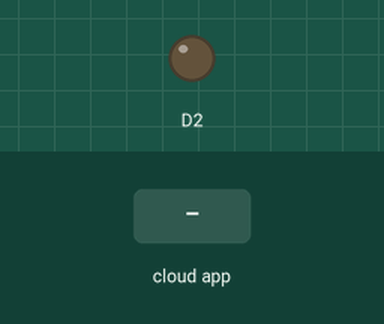
Simulated run of this sketch. Board: ESP8266 (NodeMCU). On the bench: output pins drawn as LEDs (lit = HIGH). The test bench sets the inputs (shaded band). WiFi joins after 1.5 s; servers stay silent unless stated; the Firebase database answers and starts empty; what the sketch prints to the serial monitor is not drawn.

Above: at 2.7 s.
2.8 s: the phone or cloud app sets lamp to 1
At 13.9 s:
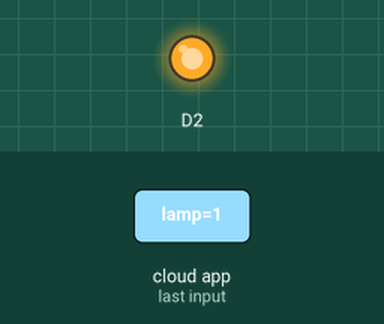
14.8 s: the phone or cloud app sets lamp to 0
At 25.9 s:
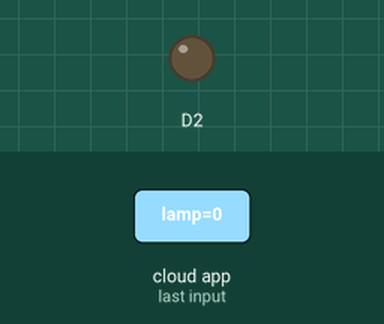
Timing chart, 0 to 27.4 s (numbered marks = the images above; inputs shaded):
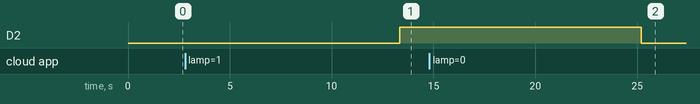

The sketch:

31_led.ino
```cpp
#include <ESP8266WiFi.h>
#include <FirebaseArduino.h>

// Set these to run example.
#define FIREBASE_HOST "nodemcu2-3ec0e-default-rtdb.firebaseio.com"
#define FIREBASE_AUTH "AmNXI0pdfVrguNBDuy6sp05DQA1XkdDWoy3Jr0zN"
#define WIFI_SSID "Xiaomi"
#define WIFI_PASSWORD "33355555"

String yer1="boş";
String yer2="boş";
String yer3="boş";
String yer4="boş";
String yer5="boş";
String yer6="boş";

void setup() {
  Serial.begin(9600);

  // connect to wifi.
  WiFi.begin(WIFI_SSID, WIFI_PASSWORD);
  Serial.print("connecting");
  while (WiFi.status() != WL_CONNECTED) {
    Serial.print(".");
    delay(500);
  }
  Serial.println();
  Serial.print("connected: ");
  Serial.println(WiFi.localIP());

  Firebase.begin(FIREBASE_HOST, FIREBASE_AUTH);


  pinMode(D2,OUTPUT);
}

void firebaseupt(){
  Firebase.setString("yer1",yer1);
  Firebase.setString("yer2",yer2);
  Firebase.setString("yer3",yer3);
  Firebase.setString("yer4",yer4);
  Firebase.setString("yer5",yer5);
  Firebase.setString("yer6",yer6);


}
void loop() {

  Serial.println("123-1");
  yer1="dolu";
  yer2="dolu";
  yer3="dolu";
  yer6="boş";


  firebaseupt();
  delay(3000);
  Serial.println("456-1");
  yer4="dolu";
  yer5="dolu";
  yer5="dolu";
  firebaseupt();
  delay(3000);

  Serial.println("hepsi-0");
  yer1="boş";
  yer2="boş";
  yer3="boş";
  yer4="boş";
  yer5="boş";
  yer6="boş";
  firebaseupt();
  delay(3000);

 if (Firebase.failed()) {
      Serial.print("yer:");
      Serial.println(Firebase.error());
      return;
  }

  String lampstatus=Firebase.getString("lamp");
  Serial.print("lamp: ");Serial.println(lampstatus);

  if(lampstatus=="1"){
    digitalWrite(D2,HIGH);
  }
  else if(lampstatus=="0"){
    digitalWrite(D2,LOW);

  }


}
```

Measured:
- after the input at 2.8 s, D2: LOW → HIGH after 10.6 s
- after the input at 14.8 s, D2: HIGH → LOW after 10.4 s
